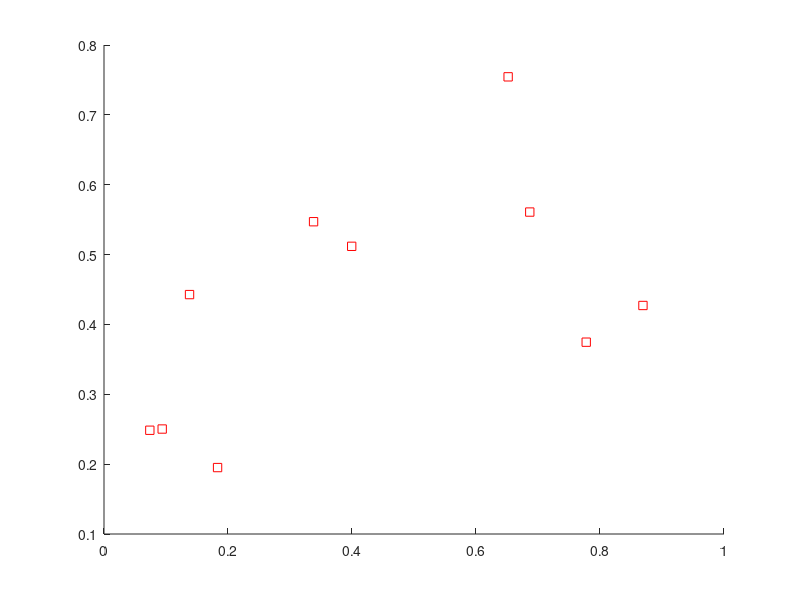

Write the MATLAB code that produced this figure. (Note: this script raises an error after producing the figure.)
%=============================================================================
% Copyright (c) 2016-present Allan CORNET (Nelson)
%=============================================================================
% This file is part of Nelson.
%=============================================================================
% LICENCE_BLOCK_BEGIN
% SPDX-License-Identifier: LGPL-3.0-or-later
% LICENCE_BLOCK_END
%=============================================================================
% <--ADV-CLI MODE-->
%=============================================================================
close all
%=============================================================================
f = figure();
x = [0.777753, 0.093848, 0.183162, 0.399499, 0.337997, 0.686724, 0.073906, 0.651808, 0.869273, 0.137949];
y = [0.37460, 0.25027, 0.19510, 0.51182, 0.54704, 0.56087, 0.24853, 0.75443, 0.42712, 0.44273];
s = scatter(x, y, [], 'r', 's');
asserts.isequal(s.Marker, 'square');
asserts.isequal(s.MarkerEdgeColor, 'flat');
asserts.isequal(s.MarkerFaceColor, 'none');
asserts.isequal(s.LineWidth, 0.5000);
asserts.isequal(s.SizeData, 36);
asserts.isequal(s.CData, [1 0 0]);
%=============================================================================
close all
%=============================================================================
